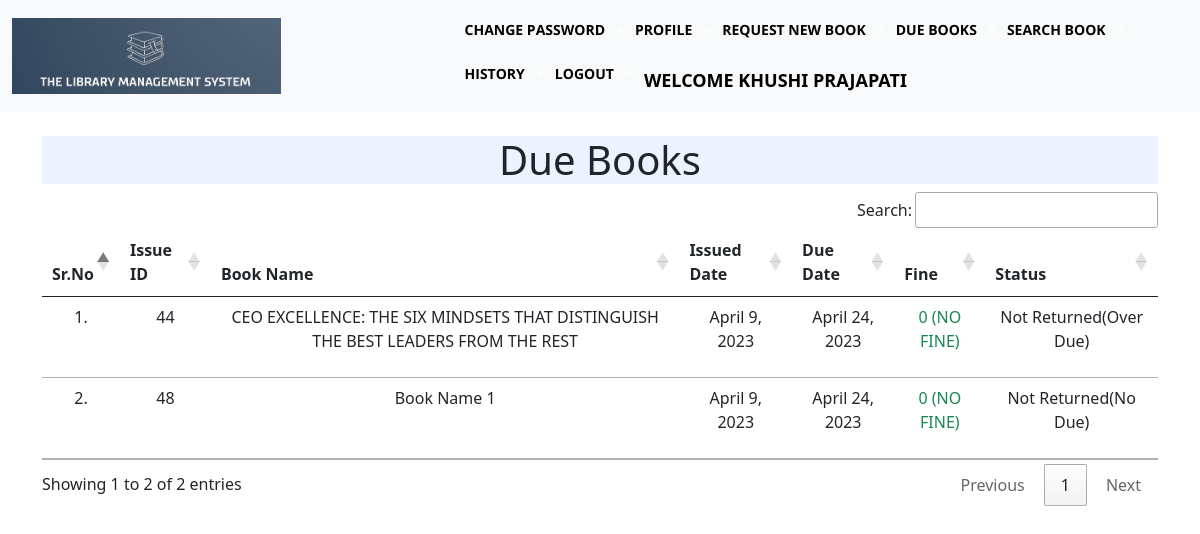
The page /student/dueBooks (signed in) on the database its author committed.
### main/models.py (models this page shows, shortened)
class Book(models.Model):
    bookName = models.CharField(max_length=100)
    bookAuthor = models.CharField(max_length=35)
    bookDiscp = models.TextField(max_length=350)
    bookEdition = models.IntegerField()
    bookLang = models.CharField(max_length=35)
    bookCategory = models.CharField(max_length=35)
    bookQuantity = models.IntegerField()
    bookImage = models.ImageField(upload_to="",blank=True)
    isActive = models.BooleanField(default=True)
    def __str__(self):
        return str(self.id)+ " ["+str(self.bookName)+']'+ " ["+str(self.bookAuthor)+']'+ " ["+str(self.bookDiscp)+']'+ " ["+str(self.bookEdition)+']'+ " ["+str(self.bookLang)+']'+ " ["+str(self.bookCategory)+']'+ " ["+str(self.bookQuantity)+']'+ " ["+str(self.bookImage)+']'

class Issues(models.Model):
    book = models.ForeignKey(Book,unique=False, on_delete=models.CASCADE)
    student = models.ForeignKey(Student,unique=False, on_delete=models.CASCADE)
    issueDate = models.DateField()
    dueDate = models.DateField()
    returnDate = models.DateField(default="")
    status = models.PositiveSmallIntegerField(default = 1)

### student/views.py (the view)
# urls.py: path('dueBooks',views.studentDueBooks),
@login_required(login_url = '/student/')
def studentDueBooks(request):
    issuedBooks = Issues.objects.filter(student = request.user.student).exclude(status = 3)
    details = []
    j =0
    for i in issuedBooks:
        days = (date.today()-i.issueDate)
        d=days.days
        fine=0
        if d>14:
            day=d-14
            fine=day*5
        books = list(Book.objects.filter(id=i.book_id,isActive =True))
        students = list(Student.objects.filter(id=i.student_id,isActive =True))
        print(books)
        print(students)
        i=0
        for l in books:
            t=(issuedBooks[j].id,books[i].bookName,issuedBooks[j].issueDate,issuedBooks[j].dueDate,fine,issuedBooks[j].status)
            i=i+1
            j=j+1
            details.append(t)
    return render(request, "dueBooks.html", {'issuedBooks':issuedBooks, 'details':details})

### main/models.py (called while the page is built)
    def __str__(self):
        return "```College ID : ["+str(self.user) +"]``````DEPT : ["+str(self.dept)+']```' + "```SEM : ["+str(self.sem)+']```' +"```Limit : ["+str(self.limit)+"]```"

### templates/dueBooks.html (shortened to what this page needs)
{% extends 'stdNavBar.html' %}
{% load static %}
{% block body %}
<div class="container mt-4">
    <h1 class="text-center" style=" background-color : #ECF2FF">Due Books</h1>
    <table class="table table-hover" id="example">
        <thead>
            <tr class="text-center">
                <th>Sr.No</th>
                <th>Issue ID</th>
                <th>Book Name</th>
                <th>Issued Date</th>
                <th>Due Date</th>
                <th>Fine</th>
                <th>Status</th>
            </tr>
        </thead>
        <tbody>
            {% for i in details %}
            <tr class="text-center">
                <td>{{forloop.counter}}.</td>
                <td>{{i.0}}</td>
                <td>{{i.1}}</td>
                <td>{{i.2}}</td>
                <td>{{i.3}}</td>
                <td>{% if i.4 == 0%}
                    <p class="text-success"> 0 (NO FINE) </p></td>
                    {%else%}
                    <p class="text-danger"> ₹{{i.4}}/- </p>
                    {%endif%}
                <td>
                    {% if i.5 == 1%}
                    Not Returned(No Due)
                    {% elif i.5 == 2%}
                    Not Returned(Over Due)
                    {% elif i.5 == 3%}
                    Returned
                    {% endif %}
                </td>
                </tr>
            {% endfor %}
        </tbody>
    </table>
    </div>
{% endblock %}

### templates/stdNavBar.html (shortened to what this page needs)
<!doctype html>
<html lang="en">
  <head>
    <link href="https://cdn.jsdelivr.net/npm/bootstrap@5.1.0/dist/css/bootstrap.min.css" rel="stylesheet">
    <link rel="stylesheet" href="https://cdn.datatables.net/1.10.25/css/jquery.dataTables.min.css">
    <link rel="stylesheet" href="https://cdn.datatables.net/buttons/1.7.1/css/buttons.dataTables.min.css">
    {% load static %}
  </head>
  <body>
    <nav id = "menuNavBar" class="navbar navbar-expand-lg navbar-light bg-light sticky-top">
        <div class="container-fluid">
          <a class="navbar-brand" href="/"> <img src="{% static 'Logo.jpg' %}" width="75%" height="75%" alt="Image Not Found"> </a>
          <div class="collapse navbar-collapse" id="navbarSupportedContent">
            <ul class="navbar-nav me-auto mb-2 mb-lg-0">
              <li class="nav-item">
                <a class="nav-link active" aria-current="page" href="changePass">Change Password</a>
              </li>
              <li class="nav-item">
                <a class="nav-link active" aria-current="page" href="/student/home">Profile</a>
              </li>
              <li class="nav-item">
                <a class="nav-link active" aria-current="page" href="/student/requestBook">Request New Book</a>
              </li>
              <li class="nav-item">
                <a class="nav-link active" aria-current="page" href="/student/dueBooks">Due Books</a>
              </li>
              <li class="nav-item">
                <a class="nav-link active" aria-current="page" href="/student/searchBook">Search Book</a>
              </li>
              <li class="nav-item">
                <a class="nav-link active" aria-current="page" href="history">History</a>
              </li>
              <li class="nav-item">
                <a class="nav-link active" aria-current="page" href="logout"onclick="return confirm('Do you really want to logout?')">Logout</a>
              </li>
              <li class="nav-item">
                <a style="font-weight:600; font-family:'Segoe UI', Tahoma, Geneva, Verdana, sans-serif; font-size: large;" class="nav-link active" href="#">Welcome  {{request.user.first_name}}  {{request.user.last_name}}</a>
              </li>
            </ul>
          </div>
        </div>
      </nav>
      {% block body %}
      {% endblock %}
  </body>
</html>

### templates/stdNavBar.html (style rules this page uses)
#menuNavBar { background: #000000; width: auto; position: relative; top: 0; }
#menuNavBar ul { list-style: none; margin: 0; padding: 0; line-height: 1; display: block; zoom: 1; }
#menuNavBar ul:after { content:' '; display: block; font-size: 0; height: 0; clear: both; visibility: hidden; }
#menuNavBar ul li { float: left; display: block; padding: 0; }
#menuNavBar ul li a { color: #000000; text-decoration: none; display: block; padding: 15px 15px; font-family:'Open Sans', sans-serif; font-weight: 700; text-transform: uppercase; font-size: 14px; position: relative; -webkit-transition: color .25s; -moz-transition: color .25s; -ms-transition: color .25s; -o-transition: color .25s; transition: color .25s; }
#menuNavBar ul li a:after { content:''; display: block; position: absolute; right: -3px; top: 19px; height: 6px; width: 6px; background: #ffffff; opacity: .5; }
#menuNavBar ul li a:before { content:''; display: block; position: absolute; left: 0; bottom: 0; height: 3px; width: 0; background: #83c9ff; -webkit-transition: width .25s; -moz-transition: width .25s; -ms-transition: width .25s; -o-transition: width .25s; transition: width .25s; }
#menuNavBar ul li.last > a:after, #menuNavBar ul li:last-child > a:after { display: none; }

### rows shown on the page
Book: bookName "CEO EXCELLENCE: THE SIX MINDSETS THAT DISTINGUISH THE BEST LEADERS FROM THE REST"
Issues: issueDate "April 9, 2023", dueDate "April 24, 2023"
Book: bookName "Book Name 1"
Issues: issueDate "April 9, 2023", dueDate "April 24, 2023"

### other values the page prints
{{ request.user.first_name }} "KHUSHI"
{{ request.user.last_name }} "PRAJAPATI"
{{ i.0 }} "44" "48"
